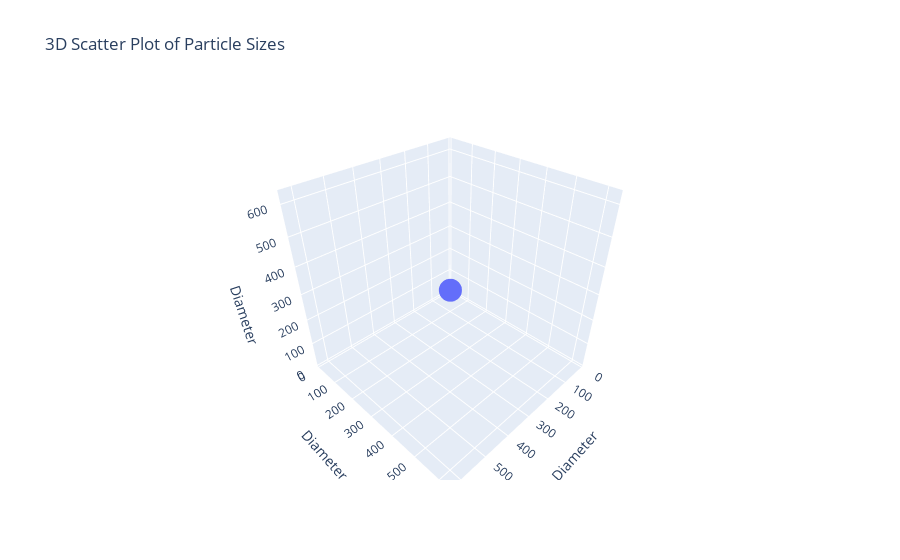

The cell this chart's notebook holds for it:
### Markdown cell above
# 3D Scatter Plot of Particle Sizes

### Code cell
import pandas as pd
import plotly.express as px

# Calculate particle diameters
particle_diameters = [cv2.minEnclosingCircle(contour)[1] * 2 for contour in filtered_contours]

# Create a DataFrame for the particle diameters
data = {'Particle Diameter': particle_diameters}
df = pd.DataFrame(data)

# Create an interactive 3D scatter plot
fig = px.scatter_3d(df, x='Particle Diameter', y='Particle Diameter', z='Particle Diameter',
                    labels={'Particle Diameter': 'Diameter'},
                    title='3D Scatter Plot of Particle Sizes')
fig.show()

### Figure 1 — Plotly figure (JSON) as saved in the notebook; plotly's stock layout.template omitted (floating-point values rounded to 4 significant figures; data arrays with more than 128 entries replaced by an {"elided": "..."} marker saying what was removed)
{"data": [{"hovertemplate": "Diameter=%{z}<extra></extra>", "legendgroup": "", "marker": {"color": "#636efa", "symbol": "circle"}, "mode": "markers", "name": "", "scene": "scene", "showlegend": false, "type": "scatter3d", "x": {"elided": "241 float values"}, "y": {"elided": "241 float values"}, "z": {"elided": "241 float values"}}], "layout": {"legend": {"tracegroupgap": 0}, "scene": {"domain": {"x": [0, 1], "y": [0, 1]}, "xaxis": {"title": {"text": "Diameter"}}, "yaxis": {"title": {"text": "Diameter"}}, "zaxis": {"title": {"text": "Diameter"}}}, "title": {"text": "3D Scatter Plot of Particle Sizes"}}}
